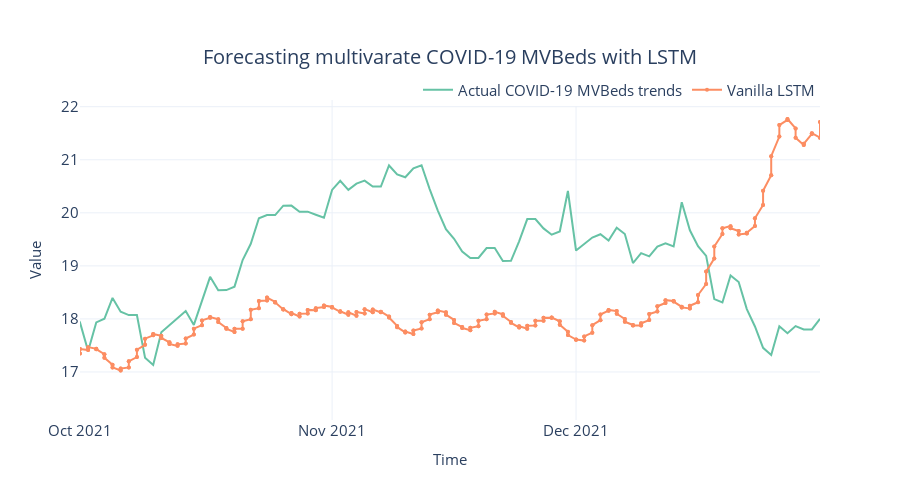

The notebook cell saved with this chart:
### Code cell
fig = plot_forecast(
    pred_df,
    forecast_columns=["Vanilla LSTM"],
    forecast_display_names=["Vanilla LSTM"],
)
title = f"Forecasting multivarate COVID-19 MVBeds with {algorithm_name}"
fig = format_plot(fig, title=title)
fig.update_xaxes(
    type="date", range=["2021-10-01", "2021-12-31"], dtick="M1", tickformat="%b %Y"
)
save_path = f"images/forecast_multivarate_{algorithm_name}.png"
# pio.write_image(fig, save_path)
fig.show()

### Figure 1 — Plotly figure (JSON) as saved in the notebook; plotly's stock layout.template omitted (floating-point values rounded to 4 significant figures; data arrays with more than 128 entries replaced by an {"elided": "..."} marker saying what was removed)
{"data": [{"line": {"color": "rgb(102,194,165)", "width": 2}, "marker": {"opacity": 0.5, "size": 6}, "mode": "lines", "name": "Actual COVID-19 MVBeds trends", "type": "scatter", "x": {"elided": "584 str values"}, "y": {"elided": "584 float values"}}, {"line": {"color": "rgb(252,141,98)", "width": 2}, "marker": {"size": 4}, "mode": "lines+markers", "name": "Vanilla LSTM", "type": "scatter", "x": {"elided": "584 str values"}, "y": {"elided": "584 float values"}}], "layout": {"autosize": false, "height": 500, "legend": {"font": {"size": 15}, "orientation": "h", "title": {}, "x": 1, "xanchor": "right", "y": 0.98, "yanchor": "bottom"}, "title": {"font": {"size": 20}, "text": "Forecasting multivarate COVID-19 MVBeds with LSTM", "x": 0.5, "xanchor": "center", "yanchor": "top"}, "width": 900, "xaxis": {"dtick": "M1", "range": ["2021-10-01", "2021-12-31"], "tickfont": {"size": 15}, "tickformat": "%b %Y", "title": {"font": {"size": 15}, "text": "Time"}, "type": "date"}, "yaxis": {"tickfont": {"size": 15}, "title": {"font": {"size": 15}, "text": "Value"}}}}
